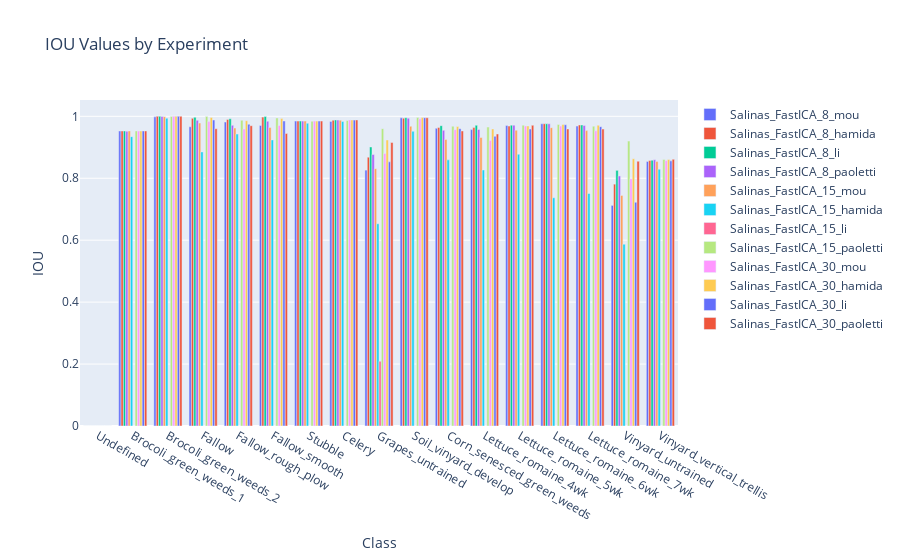

Write notebook code for a chart like this one.
### Markdown cell above
## IOU SCORES

### Code cell
ds = 'Salinas'
dr = 'FastICA'
plot_grouped_values(df_results[(df_results['Dataset'] == ds) 
                & (df_results['DR Method'] == dr)], 
                LABELS[ds],
                metric='IOU')
dr = 'PCA'
plot_grouped_values(df_results[(df_results['Dataset'] == ds) 
                & (df_results['DR Method'] == dr)], 
                LABELS[ds],
                metric='IOU')

### Figure 1 — Plotly figure (JSON) as saved in the notebook; plotly's stock layout.template omitted (floating-point values rounded to 4 significant figures)
{"data": [{"name": "Salinas_FastICA_8_mou", "type": "bar", "x": ["Undefined", "Brocoli_green_weeds_1", "Brocoli_green_weeds_2", "Fallow", "Fallow_rough_plow", "Fallow_smooth", "Stubble", "Celery", "Grapes_untrained", "Soil_vinyard_develop", "Corn_senesced_green_weeds", "Lettuce_romaine_4wk", "Lettuce_romaine_5wk", "Lettuce_romaine_6wk", "Lettuce_romaine_7wk", "Vinyard_untrained", "Vinyard_vertical_trellis"], "y": [0, 0.9527, 0.9984, 0.9663, 0.9814, 0.9702, 0.9846, 0.9836, 0.8263, 0.9952, 0.9612, 0.957, 0.9704, 0.976, 0.9684, 0.7123, 0.8545]}, {"name": "Salinas_FastICA_8_hamida", "type": "bar", "x": ["Undefined", "Brocoli_green_weeds_1", "Brocoli_green_weeds_2", "Fallow", "Fallow_rough_plow", "Fallow_smooth", "Stubble", "Celery", "Grapes_untrained", "Soil_vinyard_develop", "Corn_senesced_green_weeds", "Lettuce_romaine_4wk", "Lettuce_romaine_5wk", "Lettuce_romaine_6wk", "Lettuce_romaine_7wk", "Vinyard_untrained", "Vinyard_vertical_trellis"], "y": [0, 0.9527, 1, 0.9935, 0.99, 0.9974, 0.9846, 0.9874, 0.868, 0.994, 0.9641, 0.9636, 0.9684, 0.976, 0.972, 0.7809, 0.8575]}, {"name": "Salinas_FastICA_8_li", "type": "bar", "x": ["Undefined", "Brocoli_green_weeds_1", "Brocoli_green_weeds_2", "Fallow", "Fallow_rough_plow", "Fallow_smooth", "Stubble", "Celery", "Grapes_untrained", "Soil_vinyard_develop", "Corn_senesced_green_weeds", "Lettuce_romaine_4wk", "Lettuce_romaine_5wk", "Lettuce_romaine_6wk", "Lettuce_romaine_7wk", "Vinyard_untrained", "Vinyard_vertical_trellis"], "y": [0, 0.9527, 1, 0.997, 0.9921, 0.9993, 0.9846, 0.9883, 0.901, 0.9957, 0.9698, 0.971, 0.9715, 0.976, 0.972, 0.8254, 0.8583]}, {"name": "Salinas_FastICA_8_paoletti", "type": "bar", "x": ["Undefined", "Brocoli_green_weeds_1", "Brocoli_green_weeds_2", "Fallow", "Fallow_rough_plow", "Fallow_smooth", "Stubble", "Celery", "Grapes_untrained", "Soil_vinyard_develop", "Corn_senesced_green_weeds", "Lettuce_romaine_4wk", "Lettuce_romaine_5wk", "Lettuce_romaine_6wk", "Lettuce_romaine_7wk", "Vinyard_untrained", "Vinyard_vertical_trellis"], "y": [0, 0.9517, 0.9995, 0.9869, 0.971, 0.9841, 0.9846, 0.988, 0.8767, 0.9939, 0.9546, 0.9574, 0.9715, 0.976, 0.9702, 0.8074, 0.8595]}, {"name": "Salinas_FastICA_15_mou", "type": "bar", "x": ["Undefined", "Brocoli_green_weeds_1", "Brocoli_green_weeds_2", "Fallow", "Fallow_rough_plow", "Fallow_smooth", "Stubble", "Celery", "Grapes_untrained", "Soil_vinyard_develop", "Corn_senesced_green_weeds", "Lettuce_romaine_4wk", "Lettuce_romaine_5wk", "Lettuce_romaine_6wk", "Lettuce_romaine_7wk", "Vinyard_untrained", "Vinyard_vertical_trellis"], "y": [0, 0.9527, 0.9989, 0.9781, 0.9621, 0.9641, 0.9846, 0.9874, 0.8308, 0.9679, 0.925, 0.9315, 0.9551, 0.9632, 0.9537, 0.7444, 0.8539]}, {"name": "Salinas_FastICA_15_hamida", "type": "bar", "x": ["Undefined", "Brocoli_green_weeds_1", "Brocoli_green_weeds_2", "Fallow", "Fallow_rough_plow", "Fallow_smooth", "Stubble", "Celery", "Grapes_untrained", "Soil_vinyard_develop", "Corn_senesced_green_weeds", "Lettuce_romaine_4wk", "Lettuce_romaine_5wk", "Lettuce_romaine_6wk", "Lettuce_romaine_7wk", "Vinyard_untrained", "Vinyard_vertical_trellis"], "y": [0, 0.9343, 0.9936, 0.885, 0.9427, 0.9238, 0.9776, 0.9833, 0.6531, 0.9516, 0.8594, 0.8267, 0.8775, 0.7369, 0.7506, 0.587, 0.8289]}, {"name": "Salinas_FastICA_15_li", "type": "bar", "x": ["Undefined", "Brocoli_green_weeds_1", "Brocoli_green_weeds_2", "Fallow", "Fallow_rough_plow", "Fallow_smooth", "Stubble", "Celery", "Grapes_untrained", "Soil_vinyard_develop", "Corn_senesced_green_weeds", "Lettuce_romaine_4wk", "Lettuce_romaine_5wk", "Lettuce_romaine_6wk", "Lettuce_romaine_7wk", "Vinyard_untrained", "Vinyard_vertical_trellis"], "y": [0, 0, 0, 0, 0, 0, 0, 0, 0.209, 0, 0, 0, 0, 0, 0, 0, 0]}, {"name": "Salinas_FastICA_15_paoletti", "type": "bar", "x": ["Undefined", "Brocoli_green_weeds_1", "Brocoli_green_weeds_2", "Fallow", "Fallow_rough_plow", "Fallow_smooth", "Stubble", "Celery", "Grapes_untrained", "Soil_vinyard_develop", "Corn_senesced_green_weeds", "Lettuce_romaine_4wk", "Lettuce_romaine_5wk", "Lettuce_romaine_6wk", "Lettuce_romaine_7wk", "Vinyard_untrained", "Vinyard_vertical_trellis"], "y": [0, 0.9527, 0.9997, 0.9995, 0.9871, 0.9948, 0.9841, 0.9866, 0.9602, 0.9958, 0.9681, 0.9654, 0.9715, 0.9739, 0.9682, 0.9199, 0.8605]}, {"name": "Salinas_FastICA_30_mou", "type": "bar", "x": ["Undefined", "Brocoli_green_weeds_1", "Brocoli_green_weeds_2", "Fallow", "Fallow_rough_plow", "Fallow_smooth", "Stubble", "Celery", "Grapes_untrained", "Soil_vinyard_develop", "Corn_senesced_green_weeds", "Lettuce_romaine_4wk", "Lettuce_romaine_5wk", "Lettuce_romaine_6wk", "Lettuce_romaine_7wk", "Vinyard_untrained", "Vinyard_vertical_trellis"], "y": [0, 0.9522, 1, 0.983, 0.9591, 0.9704, 0.9846, 0.9883, 0.8802, 0.9918, 0.9568, 0.9223, 0.9689, 0.9686, 0.9533, 0.7981, 0.8572]}, {"name": "Salinas_FastICA_30_hamida", "type": "bar", "x": ["Undefined", "Brocoli_green_weeds_1", "Brocoli_green_weeds_2", "Fallow", "Fallow_rough_plow", "Fallow_smooth", "Stubble", "Celery", "Grapes_untrained", "Soil_vinyard_develop", "Corn_senesced_green_weeds", "Lettuce_romaine_4wk", "Lettuce_romaine_5wk", "Lettuce_romaine_6wk", "Lettuce_romaine_7wk", "Vinyard_untrained", "Vinyard_vertical_trellis"], "y": [0, 0.9527, 1, 0.9965, 0.9858, 0.9925, 0.9846, 0.9883, 0.9235, 0.996, 0.9671, 0.9593, 0.9689, 0.9739, 0.971, 0.863, 0.8605]}, {"name": "Salinas_FastICA_30_li", "type": "bar", "x": ["Undefined", "Brocoli_green_weeds_1", "Brocoli_green_weeds_2", "Fallow", "Fallow_rough_plow", "Fallow_smooth", "Stubble", "Celery", "Grapes_untrained", "Soil_vinyard_develop", "Corn_senesced_green_weeds", "Lettuce_romaine_4wk", "Lettuce_romaine_5wk", "Lettuce_romaine_6wk", "Lettuce_romaine_7wk", "Vinyard_untrained", "Vinyard_vertical_trellis"], "y": [0, 0.9527, 1, 0.988, 0.9744, 0.9849, 0.9846, 0.9877, 0.8529, 0.9955, 0.9599, 0.9354, 0.959, 0.9727, 0.9665, 0.7224, 0.8561]}, {"name": "Salinas_FastICA_30_paoletti", "type": "bar", "x": ["Undefined", "Brocoli_green_weeds_1", "Brocoli_green_weeds_2", "Fallow", "Fallow_rough_plow", "Fallow_smooth", "Stubble", "Celery", "Grapes_untrained", "Soil_vinyard_develop", "Corn_senesced_green_weeds", "Lettuce_romaine_4wk", "Lettuce_romaine_5wk", "Lettuce_romaine_6wk", "Lettuce_romaine_7wk", "Vinyard_untrained", "Vinyard_vertical_trellis"], "y": [0, 0.9527, 1, 0.96, 0.9697, 0.9444, 0.9846, 0.9883, 0.9153, 0.9953, 0.9527, 0.9429, 0.971, 0.9592, 0.9589, 0.8549, 0.8611]}], "layout": {"barmode": "group", "title": {"text": "IOU Values by Experiment"}, "xaxis": {"title": {"text": "Class"}}, "yaxis": {"title": {"text": "IOU"}}}}
